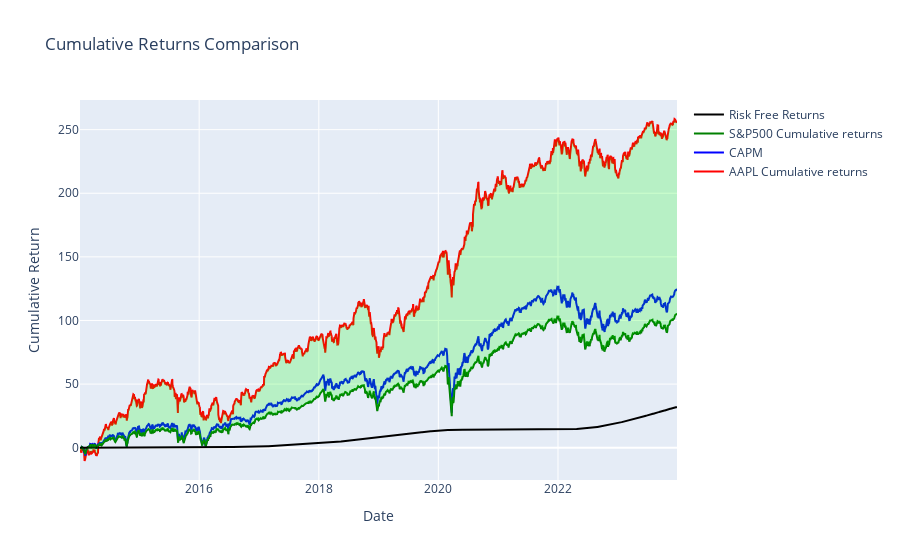

The code cell stored with this chart in its notebook:
### Code cell
trace1 = go.Scatter(x=main['Date'], y=main[f'{tic}_cum_return'], mode='lines', name=f'{tic} Cumulative returns', line=dict(color='red'))

trace2 = go.Scatter(x=main['Date'], y=main['CAPM_cum'], mode='lines', name='CAPM', line=dict(color='blue'))
trace3 = go.Scatter(x=main['Date'], y=main['S&P500_cum_return'], mode='lines', name='S&P500 Cumulative returns', line=dict(color='green'))
trace4 = go.Scatter(x=main['Date'], y=main['cum_rf_rate'], mode='lines', name='Risk Free Returns', line=dict(color='black'))

# Create the figure
fig = go.Figure(data=[trace1, trace2, trace3, trace4])

# Fill between trace1 and trace3
fig.add_trace(go.Scatter(x=main['Date'], y=main[f'{tic}_cum_return'],
                         mode='lines', fill=None, showlegend=False,
                         line=dict(color='rgba(255,255,255,0)')))

fig.add_trace(go.Scatter(x=main['Date'], y=main['S&P500_cum_return'],
                         mode='lines', fill='tonexty', showlegend=False,
                         line=dict(color='green', width=0), fillcolor='rgba(0,255,0,0.2)'))



# Update layout
fig.update_layout(title='Cumulative Returns Comparison',
                  xaxis_title='Date',
                  yaxis_title='Cumulative Return',
                  hovermode='x unified')

fig.show()

### Figure 1 — Plotly figure (JSON) as saved in the notebook; plotly's stock layout.template omitted (floating-point values rounded to 4 significant figures; data arrays with more than 128 entries replaced by an {"elided": "..."} marker saying what was removed)
{"data": [{"line": {"color": "red"}, "mode": "lines", "name": "AAPL Cumulative returns", "type": "scatter", "x": {"elided": "2497 str values"}, "y": {"elided": "2497 float values"}}, {"line": {"color": "blue"}, "mode": "lines", "name": "CAPM", "type": "scatter", "x": {"elided": "2497 str values"}, "y": {"elided": "2497 float values"}}, {"line": {"color": "green"}, "mode": "lines", "name": "S&P500 Cumulative returns", "type": "scatter", "x": {"elided": "2497 str values"}, "y": {"elided": "2497 float values"}}, {"line": {"color": "black"}, "mode": "lines", "name": "Risk Free Returns", "type": "scatter", "x": {"elided": "2497 str values"}, "y": {"elided": "2497 float values"}}, {"line": {"color": "rgba(255,255,255,0)"}, "mode": "lines", "showlegend": false, "type": "scatter", "x": {"elided": "2497 str values"}, "y": {"elided": "2497 float values"}}, {"fill": "tonexty", "fillcolor": "rgba(0,255,0,0.2)", "line": {"color": "green", "width": 0}, "mode": "lines", "showlegend": false, "type": "scatter", "x": {"elided": "2497 str values"}, "y": {"elided": "2497 float values"}}], "layout": {"hovermode": "x unified", "title": {"text": "Cumulative Returns Comparison"}, "xaxis": {"title": {"text": "Date"}}, "yaxis": {"title": {"text": "Cumulative Return"}}}}
